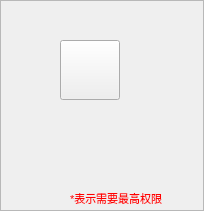
   <widget class="QFrame" name="frame">
    <property name="geometry">
     <rect>
      <x>0</x>
      <y>0</y>
      <width>204</width>
      <height>211</height>
     </rect>
    </property>
    <property name="frameShape">
     <enum>QFrame::StyledPanel</enum>
    </property>
    <property name="frameShadow">
     <enum>QFrame::Raised</enum>
    </property>
    <widget class="QToolButton" name="head">
     <property name="geometry">
      <rect>
       <x>60</x>
       <y>40</y>
       <width>60</width>
       <height>60</height>
      </rect>
     </property>
     <property name="text">
      <string/>
     </property>
     <property name="icon">
      <iconset>
       <normaloff>../../../pictures/staff3.png</normaloff>../../../pictures/staff3.png</iconset>
     </property>
     <property name="iconSize">
      <size>
       <width>60</width>
       <height>60</height>
      </size>
     </property>
    </widget>
    <widget class="QLabel" name="welcome">
     <property name="geometry">
      <rect>
       <x>30</x>
       <y>110</y>
       <width>110</width>
       <height>20</height>
      </rect>
     </property>
     <property name="text">
      <string/>
     </property>
     <property name="alignment">
      <set>Qt::AlignCenter</set>
     </property>
    </widget>
    <widget class="QLabel" name="label_2">
     <property name="geometry">
      <rect>
       <x>70</x>
       <y>190</y>
       <width>121</width>
       <height>16</height>
      </rect>
     </property>
     <property name="font">
      <font>
       <pointsize>8</pointsize>
      </font>
     </property>
     <property name="styleSheet">
      <string notr="true">color: rgb(255, 0, 0);</string>
     </property>
     <property name="text">
      <string>*表示需要最高权限</string>
     </property>
    </widget>
    <widget class="QLabel" name="role">
     <property name="geometry">
      <rect>
       <x>30</x>
       <y>140</y>
       <width>110</width>
       <height>15</height>
      </rect>
     </property>
     <property name="font">
      <font>
       <pointsize>7</pointsize>
      </font>
     </property>
     <property name="text">
      <string/>
     </property>
     <property name="alignment">
      <set>Qt::AlignCenter</set>
     </property>
    </widget>
   </widget>
